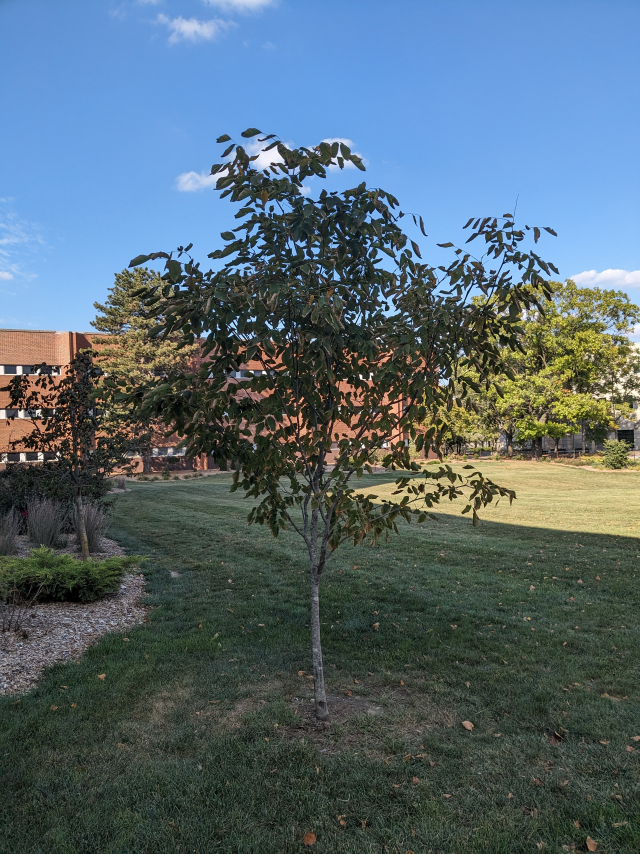
#> input picture trees/PXL_20230930_210727814.MP.jpg, 1920 x 2560 px (shown at 1/3 size); its folder holds only this picture in this run
$ python classifier.py
#> lines starting #> are read from the running program, lines starting #| are printed output that depends on the picture; after the words box and inside, x2 and y2 are one past the last pixel; in counts of white or black regions, pixels touching at a corner belong together; long printed decimals are rounded
#> further down, image is the input picture: shape (2560, 1920, 3); mean B, G, R 113.4, 104, 85.7
import cv2
import numpy as np
import os

def resize_image(image, target_width):
    # Get the current dimensions
#> called with target_width = 500
    height, width = image.shape[:2]
#> height = 2560; width = 1920

    # Calculate the ratio to maintain aspect ratio
    aspect_ratio = target_width / float(width)
#> aspect_ratio = 0.26
    target_height = int(aspect_ratio * height)
#> target_height = 666

    # Resize the image
    resized_image = cv2.resize(image, (target_width, target_height))
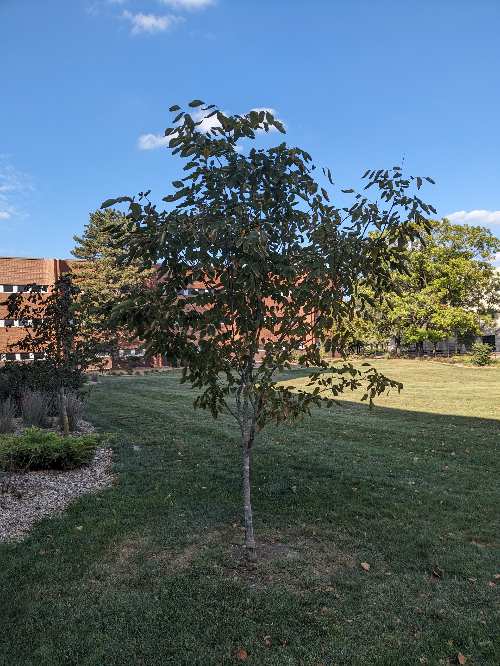
#> resized_image: shape (666, 500, 3); mean B, G, R 113.3, 103.9, 85.6

    return resized_image

def normalize_temperatures(image):
    # Split the image into its color channels
    b, g, r = cv2.split(image)
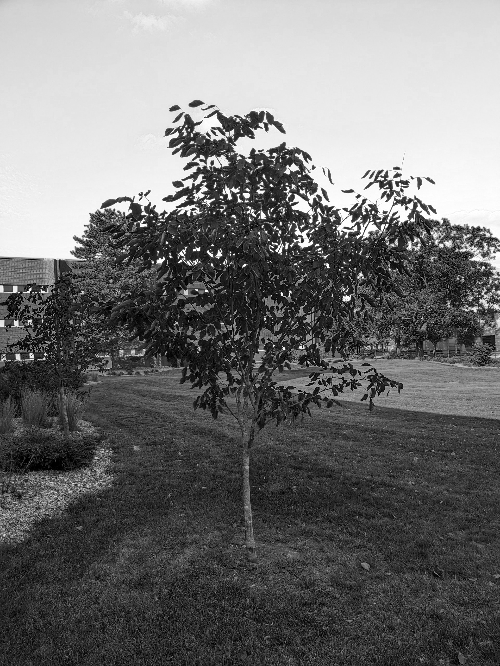
#> b: shape (666, 500); min 0, max 255, mean 113.3
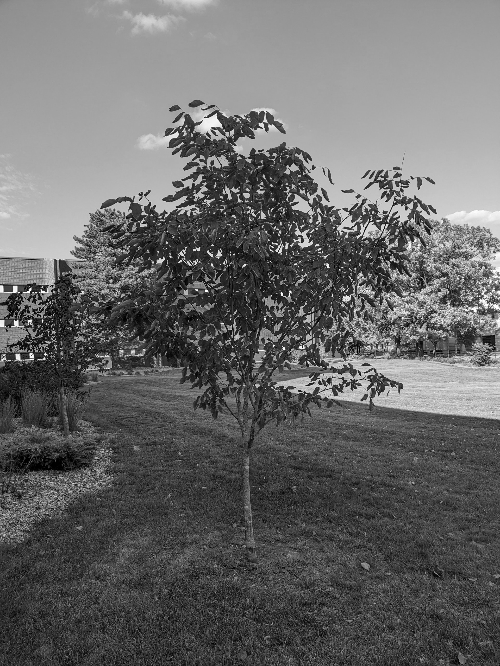
#> g: shape (666, 500); min 0, max 255, mean 103.9
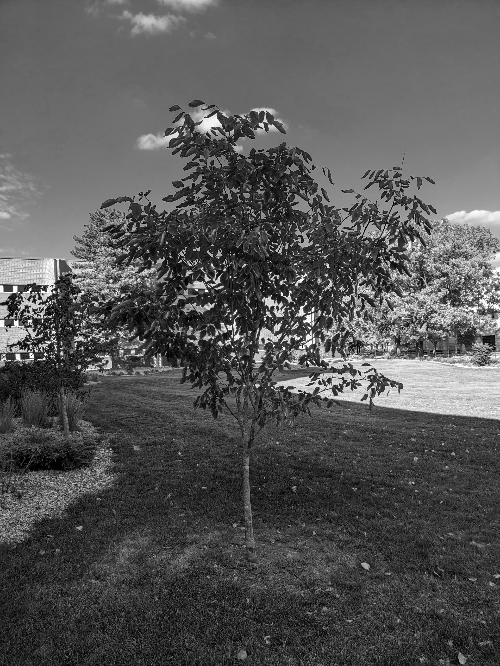
#> r: shape (666, 500); min 0, max 255, mean 85.6

    avg_b = np.mean(b)
#> avg_b = 113.3
    avg_g = np.mean(g)
#> avg_g = 103.9
    avg_r = np.mean(r)
#> avg_r = 85.59

    print(avg_b, avg_g, avg_r)
#| 113.301 103.921 85.595

    if avg_r - 7 > max(avg_g, avg_b):
        pass
    else:
        return image, False

    # Decrease the red and green channels to cool down the colors
    cool_r = r * 0.5
    cool_g = g * 0.7  # Adjust this value to control the amount of cooling for green
    cool_b = b * 1.5  # Increase the blue channel

    # Merge the modified channels back together
    cool_image = cv2.merge((cool_b.astype(np.uint8), cool_g.astype(np.uint8), cool_r.astype(np.uint8)))

    return cool_image, True

def find_large_and_small_boxes(contours):
    # Sort contours by area in descending order
    contours = sorted(contours, key=cv2.contourArea, reverse=True)

    # Assume the first contour is the larger box
    larger_box_contour = contours[0]

    # Initialize a list to store smaller box contours
    smaller_box_contours = []

    # Analyze the contours to identify smaller boxes
    for contour in contours[1:]:
        # Filter based on contour area and aspect ratio
        contour_area = cv2.contourArea(contour)
        _, _, w, h = cv2.boundingRect(contour)
        aspect_ratio = w / h

        if contour_area < 0.5 * cv2.contourArea(larger_box_contour) and aspect_ratio > 0.5:
            smaller_box_contours.append(contour)

    return larger_box_contour, smaller_box_contours

def detect_large_brown_object(image, min_contour_area=1000):
    # Load the image
    # image = cv2.imread(image_path)
    if image is None:
        print("Error: Could not open or find the image.")
        return

    image = resize_image(image, 500)

    image, is_converted = normalize_temperatures(image)
#> is_converted = False

    # Convert the image to Lab color space
    lab_image = cv2.cvtColor(image, cv2.COLOR_BGR2Lab)
#> lab_image: shape (666, 500, 3); mean of channels 0, 1, 2 107.4, 125.2, 122.1

    # Define the lower and upper bounds for brown color in Lab
    lower_brown = np.array([0,  127 + -40, 127 + -10])
    upper_brown = np.array([50, 127 + 40,  127 + 128])

    if is_converted:
        lower_brown = np.array([0,  127 + -60, 127 + -40])
        upper_brown = np.array([40, 127 + 20,  127 + 108])

    # Threshold the image to get only the brown regions
    brown_mask = cv2.inRange(lab_image, lower_brown, upper_brown)
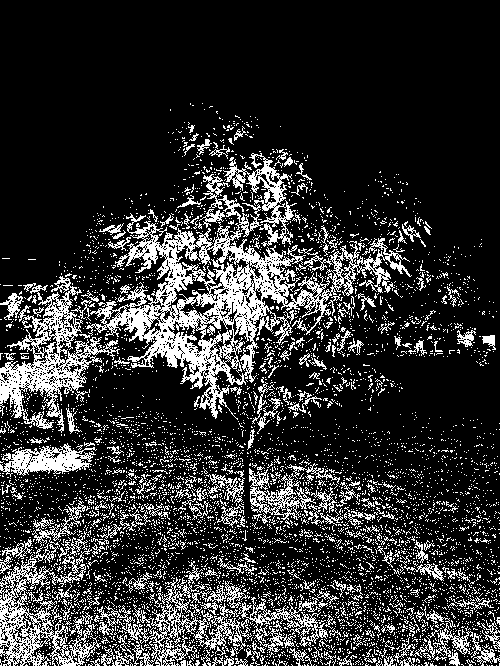
#> brown_mask: shape (666, 500); 19.3% white in thin lines or dots, all inside (x1, y1, x2, y2) = (0, 103, 500, 666)

    # Find contours in the thresholded image
    contours, _ = cv2.findContours(brown_mask, cv2.RETR_EXTERNAL, cv2.CHAIN_APPROX_SIMPLE)
#> contours = 5787 contours, 5671 with area under 20; largest, box (x1, y1, x2, y2) and area: (86, 174, 412, 420) 20568, (0, 276, 120, 433) 5748, (0, 543, 101, 666) 4770, (97, 561, 252, 666) 2993, (223, 153, 297, 247) 1722

    total_area = 0.0

    center_x = image.shape[1] // 2
#> center_x = 250
    center_y = image.shape[0] // 2
#> center_y = 333

    # Iterate through the contours and draw a bounding box around the large brown object
    for contour in contours:
        contour_area = cv2.contourArea(contour)

        if contour_area >= min_contour_area:
            # Calculate the centroid of the contour
            M = cv2.moments(contour)
            cX = int(M["m10"] / M["m00"])
            cY = int(M["m01"] / M["m00"])

            # Calculate the Euclidean distance from the center
            distance_from_center = np.sqrt((center_x - cX) ** 2 + (center_y - cY) ** 2)

            # Ignore contours that are far from the center (adjust the threshold as needed)
            if distance_from_center > max(len(image), len(image[0])) * .4:
                continue

            total_area += contour_area

            # Approximate the contour to a polygon
            epsilon = 0.02 * cv2.arcLength(contour, True)
            approx = cv2.approxPolyDP(contour, epsilon, True)

            # Draw the contour and its approximated shape
            cv2.drawContours(image, [approx], 0, (0, 255, 0), 2)
#> this loop made 5787 passes
#> (contour_area, cX, cY, distance_from_center, total_area, epsilon) on passes 1248, 3438, 3558, 3930: (339, 224, 594, 262.3, 339, 8.45), (296, 229, 486, 154.4, 635, 8.26), (1463.5, 278, 494, 163.4, 2098.5, 19.74), (1626, 45, 460, 241.2, 3724.5, 11.64)
#> (contour_area, cX, cY, distance_from_center) on passes 492, 892, 1665, 2047, 2124, 2896: (372.5, 453, 644, 371.4), (1477, 284, 624, 293), (2993, 176, 627, 303.2), (4770.5, 35, 619, 357.8), (219, 15, 553, 321.9), (364, 61, 524, 268.7)
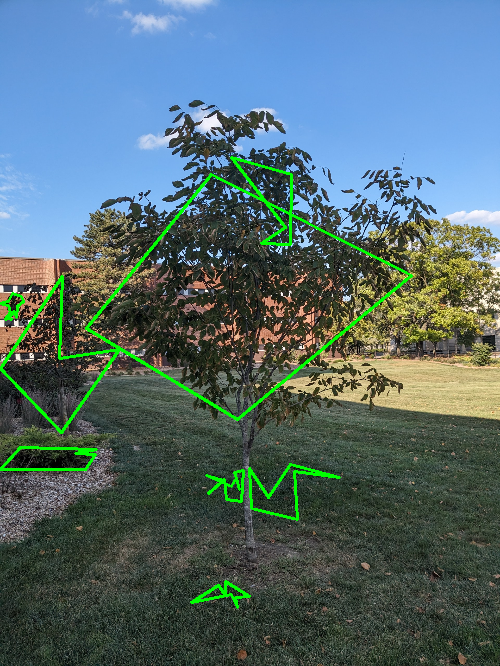
#> image: shape (666, 500, 3); 2.24% of pixels changed, all inside (x1, y1, x2, y2) = (0, 156, 413, 609)
#> after the loop, total_area = 31988

    # Display the image with the bounding boxes and sizes
    if __name__ == "__main__":
        cv2.imshow(image_path, image)
        cv2.waitKey(0)
        cv2.destroyAllWindows()

    max_score = len(image) * len(image[0]) * 0.10
#> max_score = 33300
    return total_area < max_score, total_area / (total_area + max_score)

if __name__ == "__main__":
    for (_, _, filenames) in os.walk("trees"):
        for filename in filenames:
            image_path = 'trees/' + filename
            min_contour_area = 200  # Adjust the minimum contour area as needed
            print(filename)
            image = cv2.imread(image_path)
            print(detect_large_brown_object(image, min_contour_area))
#| (True, 0.49)

$ run again, on trees/PXL_20230930_211013385.MP.jpg
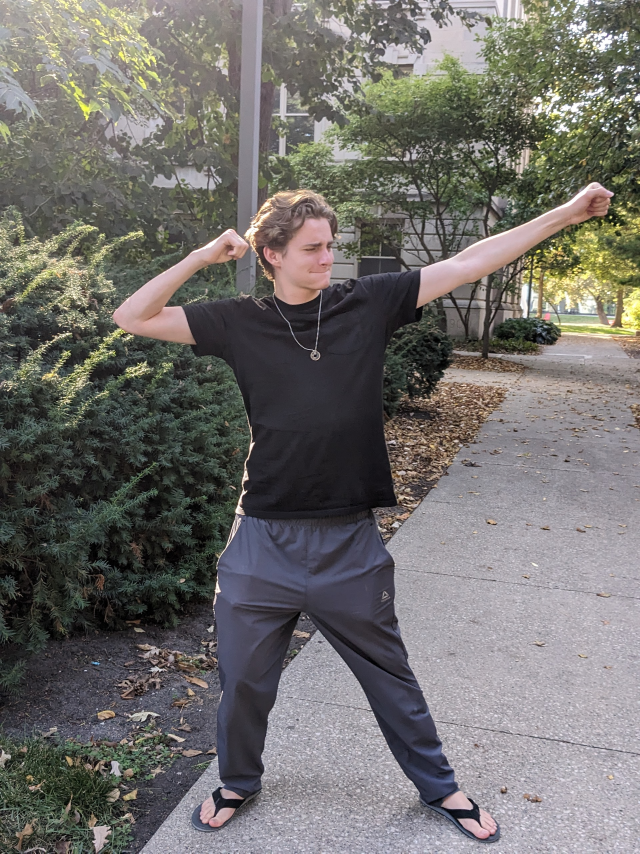
#> input picture trees/PXL_20230930_211013385.MP.jpg, 1920 x 2560 px (shown at 1/3 size)
#> image is the input picture: shape (2560, 1920, 3); mean B, G, R 107.6, 110.6, 113.1
#> avg_b = 107.5
#> avg_g = 110.5
#> avg_r = 113
#| 107.489 110.529 112.976
#> is_converted = False
#> lab_image: shape (666, 500, 3); mean of channels 0, 1, 2 116.8, 128.5, 130
#> in detect_large_brown_object, `brown_mask = cv2.inRange(lab_image, lower_brown, upper_brown)`:
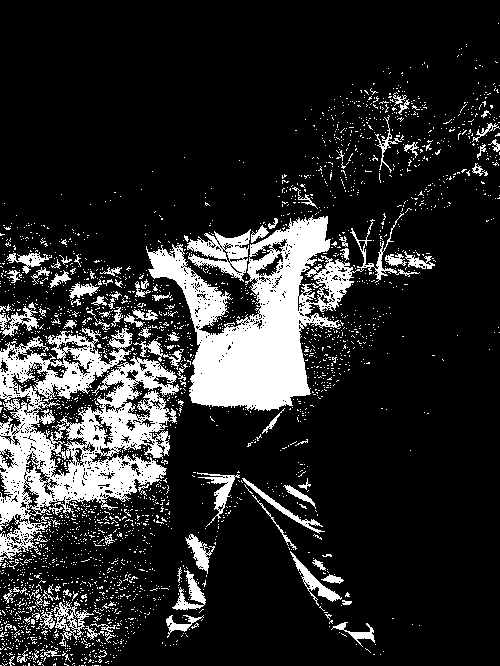
#> brown_mask: shape (666, 500); 16.5% white; 2630 white regions (2533 under 20 px)
#> contours = 2511 contours, 2449 with area under 20; largest, box (x1, y1, x2, y2) and area: (0, 328, 179, 562) 23696, (146, 213, 420, 411) 18782, (187, 229, 251, 282) 1590, (32, 601, 94, 647) 759, (290, 551, 342, 606) 483
#> the loop in detect_large_brown_object, `for contour in contours:` made 2511 passes
#> (contour_area, cX, cY, distance_from_center, total_area, epsilon, approx) on passes 1036, 1440: (366.5, 282, 507, 176.9, 1243, 5.18, [[242, 478], [283, 513], [324, 531]]), (23695.5, 75, 428, 199.1, 25615, 73.08, [[128, 329], [1, 348], [0, 561], [165, 474]])
#> after the loop in detect_large_brown_object, `for contour in contours:`:
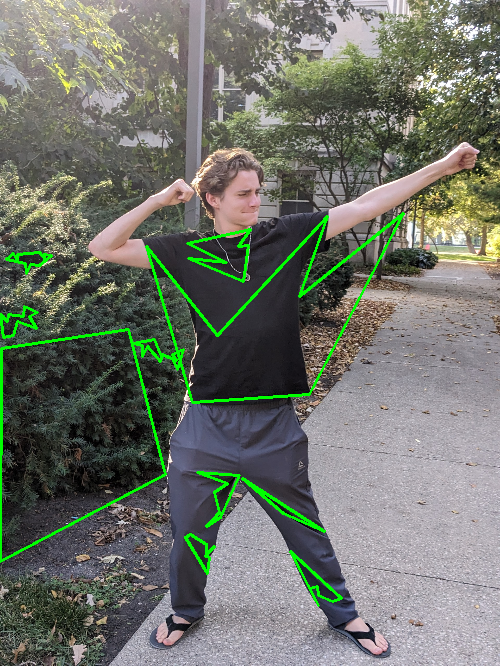
#> image: shape (666, 500, 3); mean B, G, R 106.1, 115.7, 111.6
#> after the loop in detect_large_brown_object, `for contour in contours:`: total_area = 46721.5
#> max_score = 33300
#| (False, 0.5839)

$ run again, on trees/oldie.jpeg
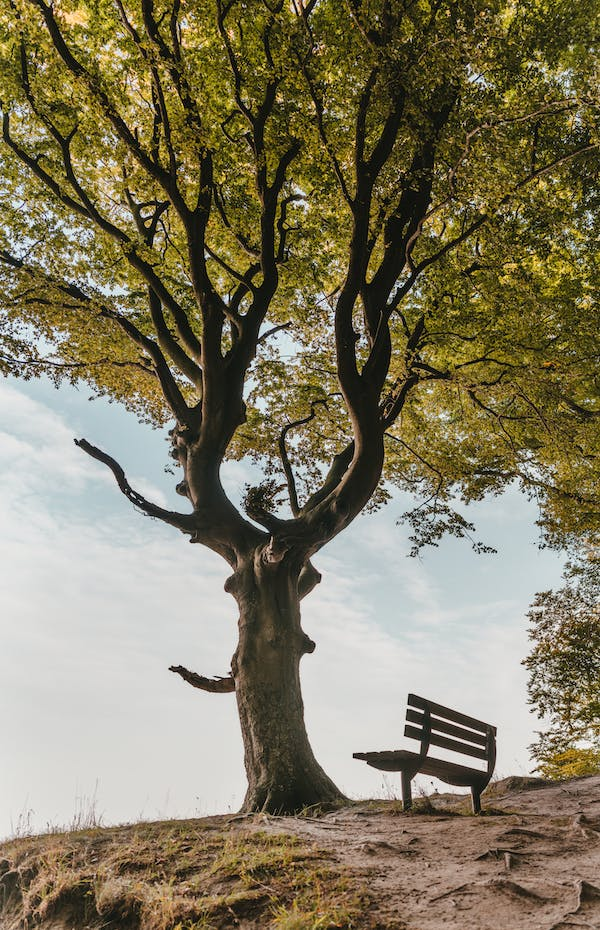
#> input picture trees/oldie.jpeg, 600 x 930 px
#> image is the input picture: shape (930, 600, 3); mean B, G, R 97.5, 122.7, 130.3
#> avg_b = 97.42
#> avg_g = 122.6
#> avg_r = 130.2
#| 97.421 122.569 130.184
#> is_converted = True
#> lab_image: shape (775, 500, 3); mean of channels 0, 1, 2 86.5, 120.2, 132.3
#> in detect_large_brown_object, `brown_mask = cv2.inRange(lab_image, lower_brown, upper_brown)`:
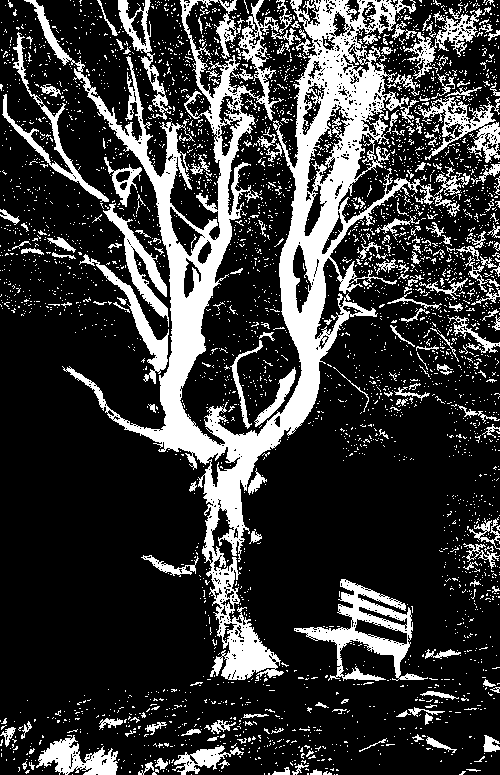
#> brown_mask: shape (775, 500); 22.6% white; 3612 white regions (3415 under 20 px)
#> contours = 3538 contours, 3430 with area under 20; largest, box (x1, y1, x2, y2) and area: (24, 0, 460, 681) 52004, (294, 579, 428, 681) 4352, (418, 97, 500, 163) 2005, (103, 203, 169, 327) 1576, (36, 735, 118, 775) 1571
#> the loop in detect_large_brown_object, `for contour in contours:` made 3538 passes
#> (contour_area, cX, cY, distance_from_center, total_area, epsilon, approx) on pass 3537: (52003.5, 263, 253, 134.6, 61586.5, 229.7, [[24, 0], [279, 675], [415, 2], [219, 445]])
#> after the loop in detect_large_brown_object, `for contour in contours:`:
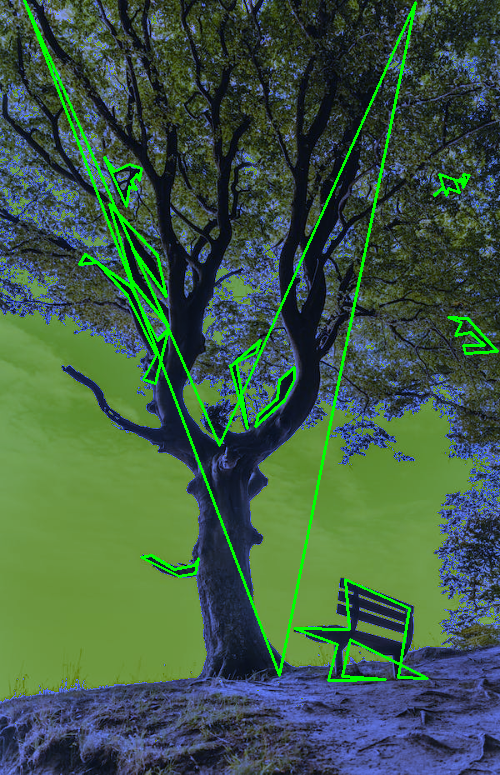
#> image: shape (775, 500, 3); mean B, G, R 69.8, 91.6, 63.3
#> after the loop in detect_large_brown_object, `for contour in contours:`: total_area = 61586.5
#> max_score = 38750
#| (False, 0.6138)

$ run again, on trees/PXL_20230930_210752227.MP.jpg
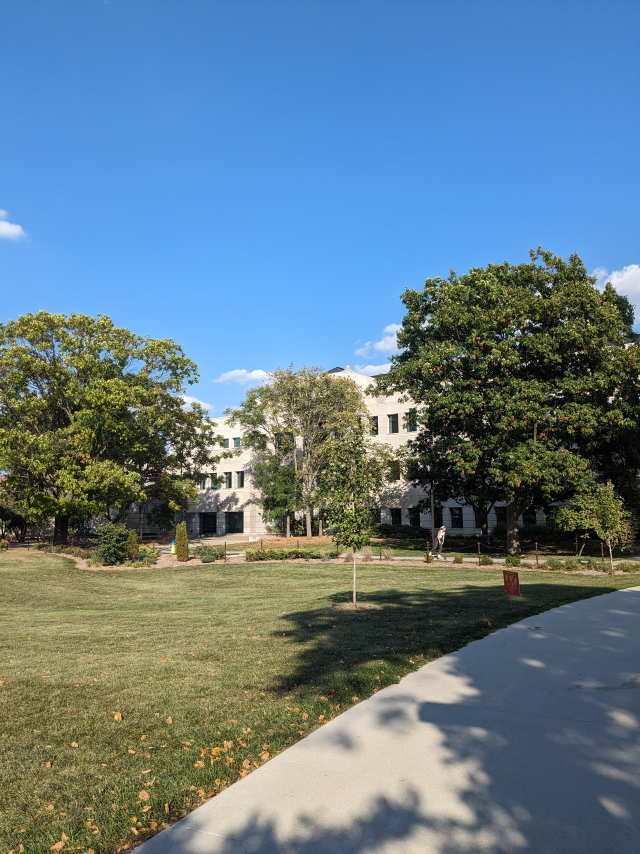
#> input picture trees/PXL_20230930_210752227.MP.jpg, 1920 x 2560 px (shown at 1/3 size)
#> image is the input picture: shape (2560, 1920, 3); mean B, G, R 137.9, 124.3, 99.4
#> avg_b = 137.8
#> avg_g = 124.2
#> avg_r = 99.27
#| 137.796 124.198 99.270
#> is_converted = False
#> lab_image: shape (666, 500, 3); mean of channels 0, 1, 2 128.8, 126.3, 119.3
#> in detect_large_brown_object, `brown_mask = cv2.inRange(lab_image, lower_brown, upper_brown)`:
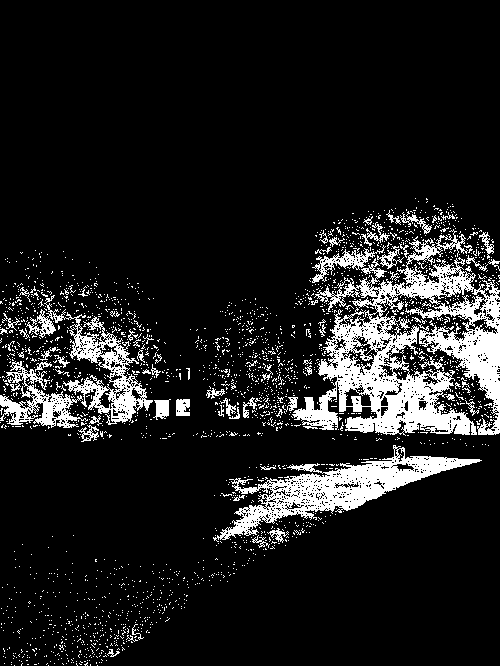
#> brown_mask: shape (666, 500); 11.9% white; 2289 white regions (2218 under 20 px)
#> contours = 2262 contours, 2226 with area under 20; largest, box (x1, y1, x2, y2) and area: (292, 229, 500, 436) 19319, (213, 445, 482, 542) 7205, (26, 295, 153, 425) 4030, (0, 361, 88, 428) 1856, (312, 245, 386, 283) 640
#> the loop in detect_large_brown_object, `for contour in contours:` made 2262 passes
#> (contour_area, cX, cY, distance_from_center, total_area, epsilon, approx) on passes 672, 1241: (7205, 336, 487, 176.4, 7205, 28.9, [[481, 460], [229, 479], [273, 492], [213, 538]]), (1856.5, 37, 403, 224.2, 9262, 22.41, [[12, 362], [35, 395], [0, 420], [87, 420]])
#> after the loop in detect_large_brown_object, `for contour in contours:`:
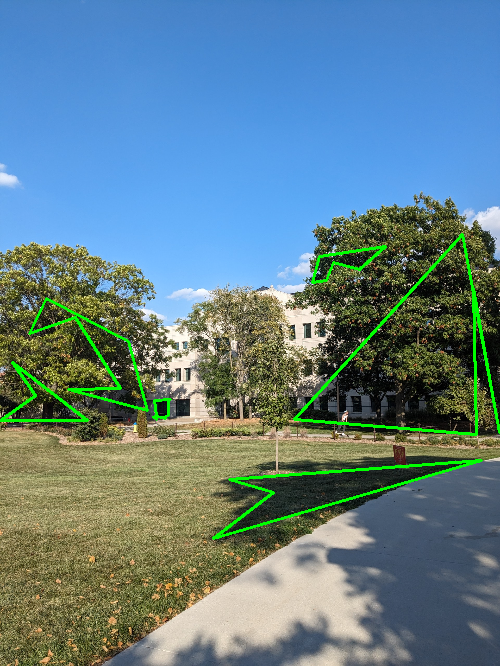
#> image: shape (666, 500, 3); mean B, G, R 136.9, 128.5, 98.1
#> after the loop in detect_large_brown_object, `for contour in contours:`: total_area = 33250.5
#> max_score = 33300
#| (True, 0.4996)
